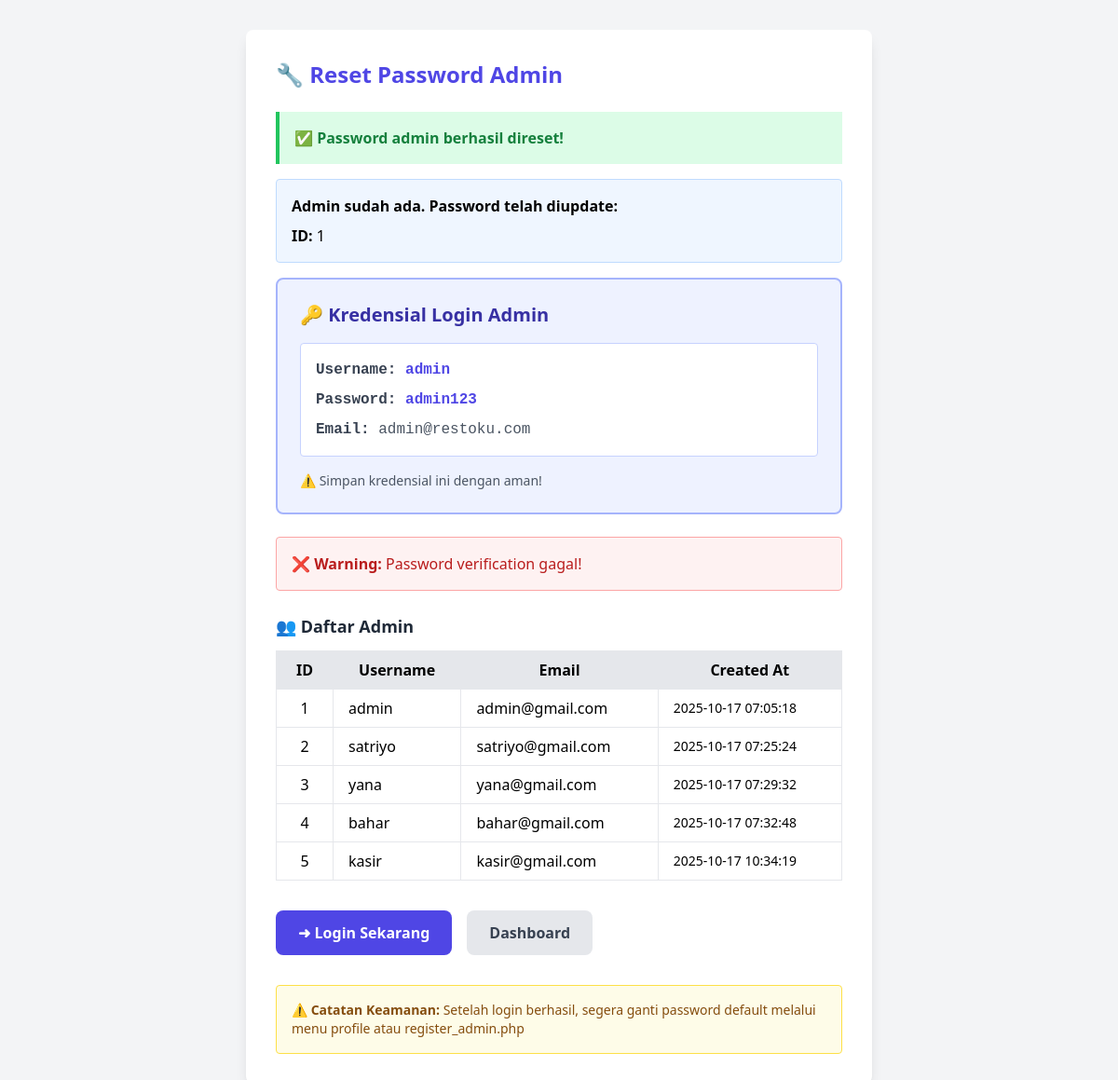
Page /admin/scripts/reset_admin_password.php on the earlier database version.
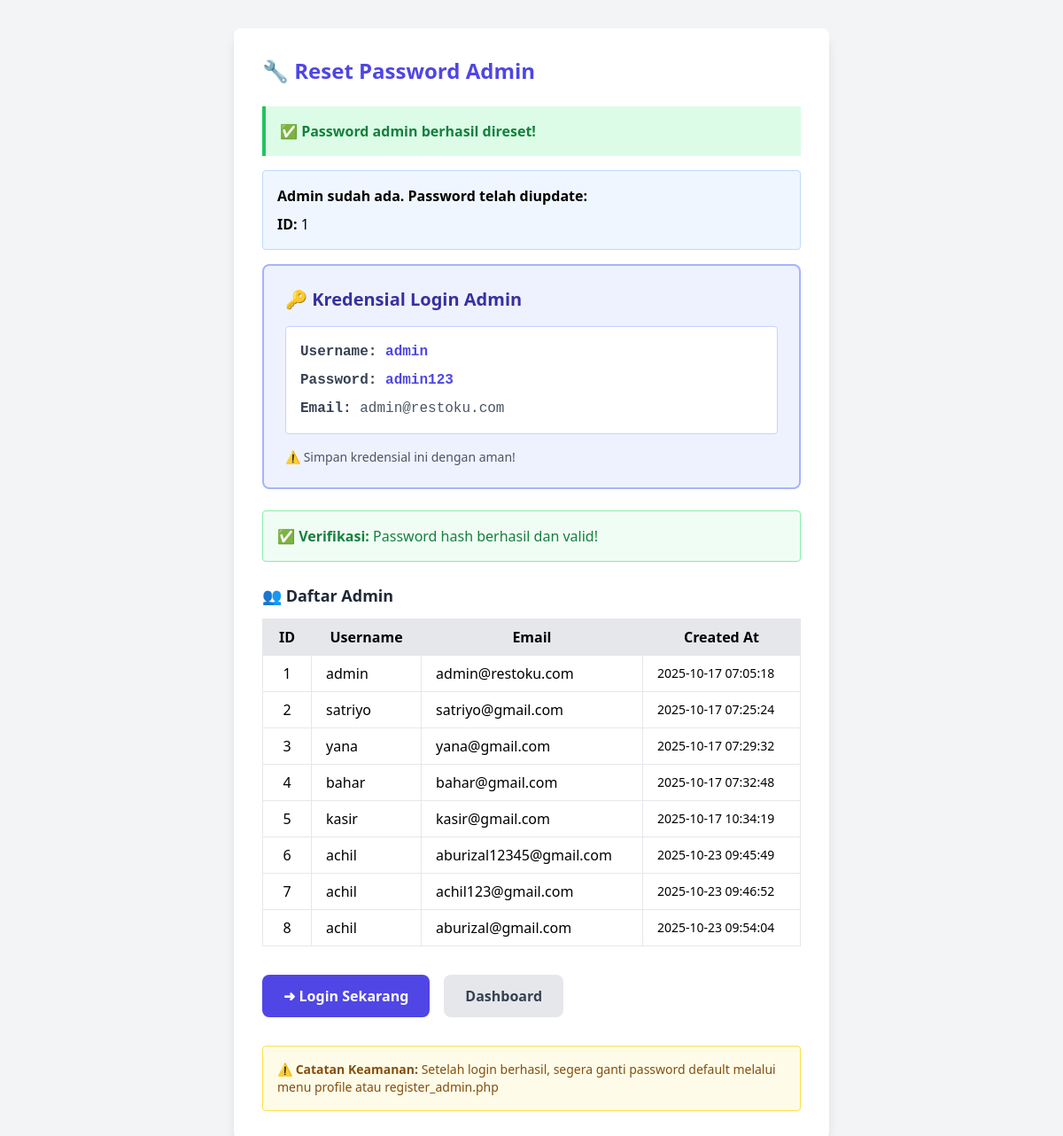
Same page on the later database version.
### tables this page shows
CREATE TABLE `users` (
  `id` int(11) NOT NULL,
  `name` varchar(100) NOT NULL,
  `email` varchar(150) NOT NULL,
  `password` varchar(255) NOT NULL,
  `role` enum('customer','admin') NOT NULL DEFAULT 'customer',
  `created_at` timestamp NULL DEFAULT current_timestamp()
);

### admin/scripts/reset_admin_password.php (the view, shortened to what this page needs)
<?php
require_once '../../config/config.php';
$admin_username = 'admin';
$admin_password = 'admin123';
$admin_email = 'admin@restoku.com';
echo "<!DOCTYPE html>
<html lang='id'>
<head>
    <meta charset='UTF-8'>
    <title>Reset Password Admin</title>
    <script src='https://cdn.tailwindcss.com'></script>
</head>
<body class='bg-gray-100 p-8'>
    <div class='max-w-2xl mx-auto bg-white rounded-lg shadow-lg p-8'>";
echo "<h1 class='text-2xl font-bold text-indigo-600 mb-6'>🔧 Reset Password Admin</h1>";
try {
    $stmt = $pdo->prepare("SELECT * FROM users WHERE name = ? AND role = 'admin'");
    $stmt->execute([$admin_username]);
    $existing_admin = $stmt->fetch(PDO::FETCH_ASSOC);
    if ($existing_admin) {
        echo "<div class='bg-green-100 border-l-4 border-green-500 text-green-700 p-4 mb-4'>
                <p class='font-bold'>✅ Password admin berhasil direset!</p>
              </div>";
        echo "<div class='bg-blue-50 border border-blue-200 rounded p-4 mb-4'>
                <p class='font-semibold mb-2'>Admin sudah ada. Password telah diupdate:</p>
                <p><strong>ID:</strong> {$existing_admin['id']}</p>
              </div>";
    }
    echo "<div class='bg-indigo-50 border-2 border-indigo-300 rounded-lg p-6 mb-6'>
            <h2 class='text-xl font-bold text-indigo-800 mb-4'>🔑 Kredensial Login Admin</h2>
            <div class='space-y-2 bg-white p-4 rounded border border-indigo-200 font-mono'>
                <p><strong class='text-gray-700'>Username:</strong> <span class='text-indigo-600 font-bold'>{$admin_username}</span></p>
                <p><strong class='text-gray-700'>Password:</strong> <span class='text-indigo-600 font-bold'>{$admin_password}</span></p>
                <p><strong class='text-gray-700'>Email:</strong> <span class='text-gray-600'>{$admin_email}</span></p>
            </div>
            <p class='text-sm text-gray-600 mt-4'>⚠️ Simpan kredensial ini dengan aman!</p>
          </div>";
    $stmt = $pdo->prepare("SELECT * FROM users WHERE name = ? AND role = 'admin'");
    $stmt->execute([$admin_username]);
    $check_admin = $stmt->fetch(PDO::FETCH_ASSOC);
    if ($check_admin && password_verify($admin_password, $check_admin['password'])) {
        echo "<div class='bg-green-50 border border-green-300 rounded p-4 mb-4'>
                <p class='text-green-700'>✅ <strong>Verifikasi:</strong> Password hash berhasil dan valid!</p>
              </div>";
    } else {
        echo "<div class='bg-red-50 border border-red-300 rounded p-4 mb-4'>
                <p class='text-red-700'>❌ <strong>Warning:</strong> Password verification gagal!</p>
              </div>";
    }
    $stmt = $pdo->query("SELECT id, name, email, role, created_at FROM users WHERE role = 'admin' ORDER BY id");
    $all_admins = $stmt->fetchAll(PDO::FETCH_ASSOC);
    echo "<div class='mt-6'>
            <h3 class='text-lg font-bold text-gray-800 mb-3'>👥 Daftar Admin</h3>
            <div class='overflow-x-auto'>
                <table class='min-w-full bg-white border border-gray-300'>
                    <thead class='bg-gray-200'>
                        <tr>
                            <th class='px-4 py-2 border'>ID</th>
                            <th class='px-4 py-2 border'>Username</th>
                            <th class='px-4 py-2 border'>Email</th>
                            <th class='px-4 py-2 border'>Created At</th>
                        </tr>
                    </thead>
                    <tbody>";
    foreach ($all_admins as $admin) {
        echo "<tr>
                <td class='px-4 py-2 border text-center'>{$admin['id']}</td>
                <td class='px-4 py-2 border'>{$admin['name']}</td>
                <td class='px-4 py-2 border'>{$admin['email']}</td>
                <td class='px-4 py-2 border text-sm'>{$admin['created_at']}</td>
              </tr>";
    }
    echo "      </tbody>
                </table>
            </div>
          </div>";
    echo "<div class='mt-8 flex gap-4'>
            <a href='../login.php' class='px-6 py-3 bg-indigo-600 text-white rounded-lg hover:bg-indigo-700 font-semibold transition'>
                ➜ Login Sekarang
            </a>
            <a href='../dashboard.php' class='px-6 py-3 bg-gray-200 text-gray-700 rounded-lg hover:bg-gray-300 font-semibold transition'>
                Dashboard
            </a>
          </div>";
} catch (PDOException $e) {
    echo "<div class='bg-red-100 border-l-4 border-red-500 text-red-700 p-4'>
            <p class='font-bold'>❌ Error Database:</p>
            <p class='text-sm mt-2'>" . htmlspecialchars($e->getMessage()) . "</p>
          </div>";
}
echo "<div class='mt-8 p-4 bg-yellow-50 border border-yellow-300 rounded'>
        <p class='text-sm text-yellow-800'>
            <strong>⚠️ Catatan Keamanan:</strong> Setelah login berhasil, segera ganti password default melalui menu profile atau register_admin.php
        </p>
      </div>";
echo "</div>
</body>
</html>";
?>

Differences in the rows shown:
changed users "admin": email "admin@gmail.com" → "admin@restoku.com"
added users: id "6", name "achil", email "aburizal12345@gmail.com", created_at "2025-10-23 09:45:49"
added users: id "7", name "achil", email "achil123@gmail.com", created_at "2025-10-23 09:46:52"
added users: id "8", name "achil", email "aburizal@gmail.com", created_at "2025-10-23 09:54:04"
Other differences:
text no longer shown: "❌ Warning: Password verification gagal!"
text now shown: "✅ Verifikasi: Password hash berhasil dan valid!"
